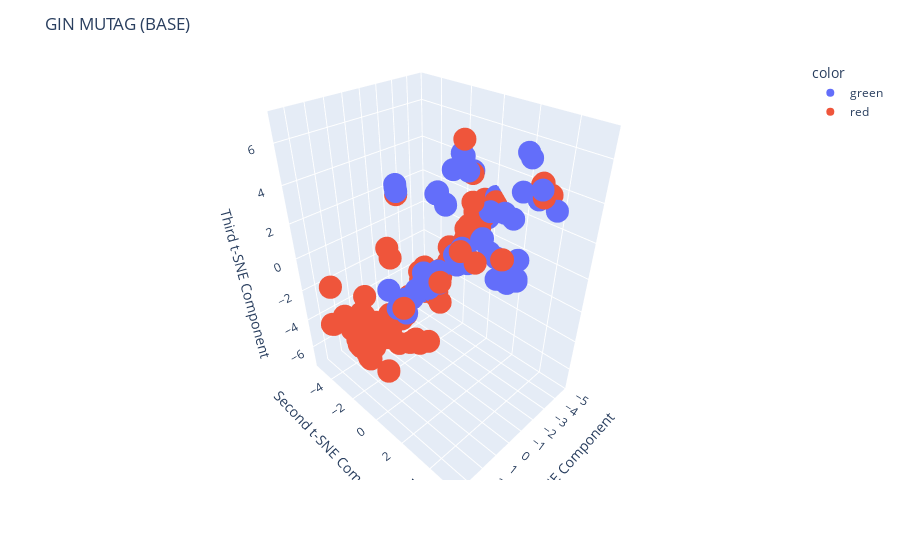

Here is the notebook cell this chart was saved with:
### Code cell
tsne = TSNE(n_components=3, random_state=42)
X_tsne = tsne.fit_transform(np.array(base_embs))
# Create a 3D scatter plot
fig = px.scatter_3d(
    x=X_tsne[:, 0], 
    y=X_tsne[:, 1], 
    z=X_tsne[:, 2],
    color=['red' if label else 'green' for label in ys]
)

# Update layout for 3D plot
fig.update_layout(
    title="GIN MUTAG (BASE)",
    scene=dict(
        xaxis_title="First t-SNE Component",
        yaxis_title="Second t-SNE Component",
        zaxis_title="Third t-SNE Component"
    )
)

fig.show()
